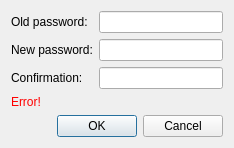
<?xml version="1.0" encoding="UTF-8"?>
<ui version="4.0">
 <class>ChangePassword</class>
 <widget class="QDialog" name="ChangePassword">
  <property name="geometry">
   <rect>
    <x>0</x>
    <y>0</y>
    <width>234</width>
    <height>138</height>
   </rect>
  </property>
  <property name="windowTitle">
   <string>Change password</string>
  </property>
  <property name="windowIcon">
   <iconset resource="resources.qrc">
    <normaloff>:/Icons/icons/Hand.png</normaloff>:/Icons/icons/Hand.png</iconset>
  </property>
  <layout class="QGridLayout" name="gridLayout">
   <item row="0" column="0">
    <widget class="QLabel" name="label">
     <property name="text">
      <string>Old password:</string>
     </property>
    </widget>
   </item>
   <item row="0" column="1">
    <widget class="QLineEdit" name="old_password_lineEdit">
     <property name="echoMode">
      <enum>QLineEdit::Password</enum>
     </property>
    </widget>
   </item>
   <item row="1" column="0">
    <widget class="QLabel" name="label_2">
     <property name="text">
      <string>New password:</string>
     </property>
    </widget>
   </item>
   <item row="1" column="1">
    <widget class="QLineEdit" name="new_password_lineEdit">
     <property name="echoMode">
      <enum>QLineEdit::PasswordEchoOnEdit</enum>
     </property>
    </widget>
   </item>
   <item row="2" column="0">
    <widget class="QLabel" name="label_3">
     <property name="text">
      <string>Confirmation:</string>
     </property>
    </widget>
   </item>
   <item row="2" column="1">
    <widget class="QLineEdit" name="confirmation_lineEdit">
     <property name="echoMode">
      <enum>QLineEdit::PasswordEchoOnEdit</enum>
     </property>
    </widget>
   </item>
   <item row="3" column="0" colspan="2">
    <widget class="QLabel" name="error_label">
     <property name="palette">
      <palette>
       <active>
        <colorrole role="WindowText">
         <brush brushstyle="SolidPattern">
          <color alpha="255">
           <red>255</red>
           <green>0</green>
           <blue>0</blue>
          </color>
         </brush>
        </colorrole>
       </active>
       <inactive>
        <colorrole role="WindowText">
         <brush brushstyle="SolidPattern">
          <color alpha="255">
           <red>255</red>
           <green>0</green>
           <blue>0</blue>
          </color>
         </brush>
        </colorrole>
       </inactive>
       <disabled>
        <colorrole role="WindowText">
         <brush brushstyle="SolidPattern">
          <color alpha="255">
           <red>255</red>
           <green>0</green>
           <blue>0</blue>
          </color>
         </brush>
        </colorrole>
       </disabled>
      </palette>
     </property>
     <property name="text">
      <string>Error!</string>
     </property>
    </widget>
   </item>
   <item row="4" column="0" colspan="2">
    <widget class="QDialogButtonBox" name="buttonBox">
     <property name="orientation">
      <enum>Qt::Horizontal</enum>
     </property>
     <property name="standardButtons">
      <set>QDialogButtonBox::Cancel|QDialogButtonBox::Ok</set>
     </property>
    </widget>
   </item>
  </layout>
 </widget>
 <resources>
  <include location="resources.qrc"/>
 </resources>
 <connections>
  <connection>
   <sender>buttonBox</sender>
   <signal>accepted()</signal>
   <receiver>ChangePassword</receiver>
   <slot>accept()</slot>
   <hints>
    <hint type="sourcelabel">
     <x>248</x>
     <y>254</y>
    </hint>
    <hint type="destinationlabel">
     <x>157</x>
     <y>274</y>
    </hint>
   </hints>
  </connection>
  <connection>
   <sender>buttonBox</sender>
   <signal>rejected()</signal>
   <receiver>ChangePassword</receiver>
   <slot>reject()</slot>
   <hints>
    <hint type="sourcelabel">
     <x>316</x>
     <y>260</y>
    </hint>
    <hint type="destinationlabel">
     <x>286</x>
     <y>274</y>
    </hint>
   </hints>
  </connection>
 </connections>
</ui>
